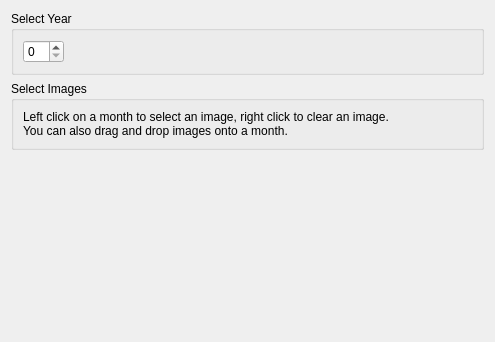
<?xml version="1.0" encoding="UTF-8"?>
<ui version="4.0">
 <class>CalSelect</class>
 <widget class="QWidget" name="CalSelect">
  <property name="geometry">
   <rect>
    <x>0</x>
    <y>0</y>
    <width>495</width>
    <height>342</height>
   </rect>
  </property>
  <property name="windowTitle">
   <string>Create Calendar</string>
  </property>
  <layout class="QVBoxLayout" name="verticalLayout">
   <item>
    <widget class="QGroupBox" name="yearBox">
     <property name="title">
      <string>Select Year</string>
     </property>
     <layout class="QHBoxLayout" name="horizontalLayout">
      <item>
       <widget class="QSpinBox" name="yearSpin"/>
      </item>
      <item>
       <spacer name="horizontalSpacer">
        <property name="orientation">
         <enum>Qt::Horizontal</enum>
        </property>
        <property name="sizeHint" stdset="0">
         <size>
          <width>40</width>
          <height>20</height>
         </size>
        </property>
       </spacer>
      </item>
     </layout>
    </widget>
   </item>
   <item>
    <widget class="QGroupBox" name="monthBox">
     <property name="title">
      <string>Select Images</string>
     </property>
     <layout class="QVBoxLayout" name="verticalLayout_2">
      <item>
       <layout class="QGridLayout" name="monthBoxLayout"/>
      </item>
      <item>
       <widget class="QLabel" name="label">
        <property name="text">
         <string>Left click on a month to select an image, right click to clear an image.
You can also drag and drop images onto a month.</string>
        </property>
       </widget>
      </item>
     </layout>
    </widget>
   </item>
   <item>
    <spacer name="verticalSpacer">
     <property name="orientation">
      <enum>Qt::Vertical</enum>
     </property>
     <property name="sizeHint" stdset="0">
      <size>
       <width>20</width>
       <height>40</height>
      </size>
     </property>
    </spacer>
   </item>
  </layout>
 </widget>
 <resources/>
 <connections/>
</ui>
